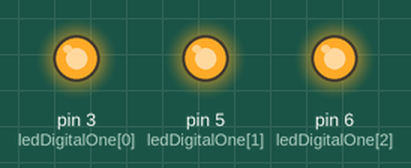
This sketch was run on a simulated Arduino Uno, built with avr-gcc and run on an emulated ATmega328P. On the bench: output pins drawn as LEDs (lit = HIGH). Random numbers use the default seed unless the sketch sets one.

Above: at 0.1 s.
At 1.1 s:
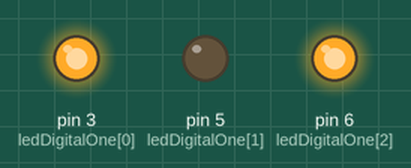
At 3.1 s:
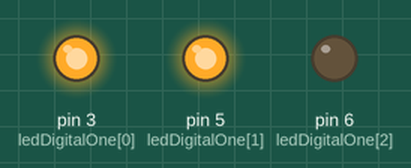
At 5.1 s:
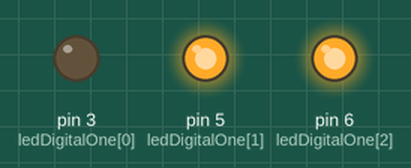
At 22.1 s:
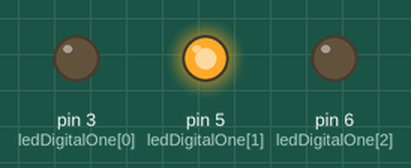
At 38.1 s:
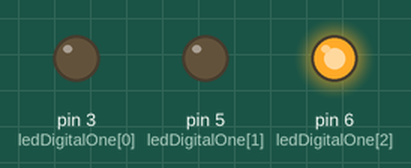
Timing chart, 0 to 40.0 s (numbered marks = the images above):
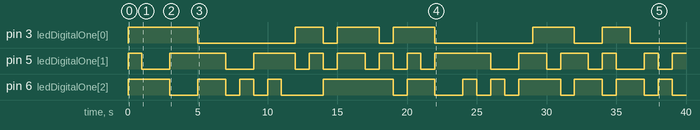

Measured:
- by itself, pin 3 (ledDigitalOne[0]): LOW → HIGH at 0.00 s, → LOW 5.0 s later, → HIGH 7.0 s later, → LOW 2.0 s later, … (12 changes in this stretch)
- by itself, pin 5 (ledDigitalOne[1]): LOW → HIGH at 0.00 s, → LOW 1.0 s later, → HIGH 2.0 s later, → LOW 4.0 s later, … (25 changes in this stretch)
- by itself, pin 6 (ledDigitalOne[2]): LOW → HIGH at 0.00 s, → LOW 3.0 s later, → HIGH 2.0 s later, → LOW 2.0 s later, … (24 changes in this stretch)

The sketch:

rgb_led_play.ino
```cpp
  //--- bof RGBL - RGB Digital Preamble
  //RGB LED pins
  int ledDigitalOne[] = {3, 5, 6};

  const boolean ON = LOW;
  //Define on as LOW (this is because we use a common Anode RGB LED (common pin is connected to +5 volts)
  const boolean OFF = HIGH;
  //Define off as HIGH
  //Predefined Colors
  const boolean RED[] = {ON, OFF, OFF};
  const boolean GREEN[] = {OFF, ON, OFF};
  const boolean BLUE[] = {OFF, OFF, ON};
  const boolean YELLOW[] = {ON, ON, OFF};
  const boolean CYAN[] = {OFF, ON, ON};
  const boolean MAGENTA[] = {ON, OFF, ON};
  const boolean WHITE[] = {ON, ON, ON};
  const boolean BLACK[] = {OFF, OFF, OFF};

  //An Array that stores the predefined colors (allows us to later randomly display a color)
  const boolean* COLORS[] = {RED, GREEN, BLUE, YELLOW, CYAN, MAGENTA, WHITE, BLACK};
  //--- eof RGBL - RGB Digital Preamble

  void setup(){
    for(int i = 0; i < 3; i++) {
      //Set the three LED pins as outputs
      pinMode(ledDigitalOne[i], OUTPUT);
    }
  }

  void loop(){
    /* Example - 1 Set a color Set the three LEDs to any predefined color*/
    //Set the color of LED one
    setColor(ledDigitalOne, RED);


    /* Exampe - 2 Go through Random Colors Set the LEDs to a random color*/
    //get a random number within the range of colors
    int rand = random(0, sizeof(COLORS) / 2);
    //Set the color of led one to a random color
    setColor(ledDigitalOne, COLORS[rand]);
    delay(1000);
  }

  /* Sets an led to any color led - a three element array defining the three color pins (led[0] = redPin, led[1] = greenPin, led[2] = bluePin) color - a three element boolean array (color[0] = red value (LOW = on, HIGH = off), color[1] = green value, color[2] =blue value)*/
  void setColor(int* led, boolean* color){
    for(int i = 0; i < 3; i++) {
      digitalWrite(led[i], color[i]);
    }
  }

  /* A version of setColor that allows for using const boolean colors*/
  void setColor(int* led, const boolean* color) {
    boolean tempColor[] = {color[0], color[1], color[2]};
    setColor(led, tempColor);
  }
```
